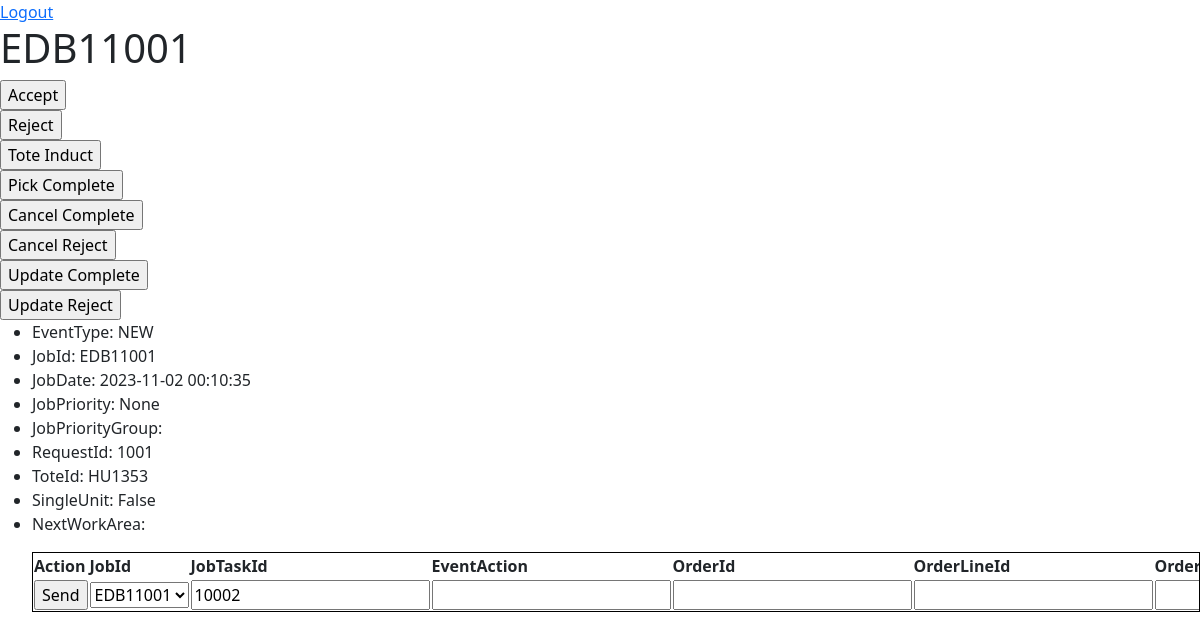
Page /messagelocus/EDB11001/ (signed in) on the committed database.
### messagelocus/models.py (models this page shows, shortened)
class OrderJobData(models.Model):
	EventType = models.CharField(max_length=50)
	JobId = models.CharField(max_length=50)
	JobDate = models.CharField(max_length=25)
	JobPriority = models.IntegerField(blank=True,null=True)
	JobPriorityGroup = models.CharField(max_length=50,blank=True,null=True)
	RequestId = models.CharField(max_length=50)
	ToteId = models.CharField(max_length=50)
	SingleUnit = models.BooleanField(default=False,null=True)
	NextWorkArea = models.CharField(max_length=50, blank=True, null=True)
	def __str__(self):
		return self.JobId
	def get_data(self):
		return({'id': self.id,
				'EventType': self.EventType,
				'JobId': self.JobId,
				'JobDate': self.JobDate,
				'JobPriority': self.JobPriority,
				'JobPriorityGroup': self.JobPriorityGroup,
				'RequestId': self.RequestId,
				'ToteId': self.ToteId,
				'SingleUnit': self.SingleUnit,
				'NextWorkArea': self.NextWorkArea,
			   })

### messagelocus/views.py (the view)
# urls.py: path("<JobId>/", views.jobview, name='jobview'),
@login_required
def jobview(request, JobId):
	TaskDataFormSet = formset_factory(TaskDataForm, extra=0)
	job_data, job_type = get_job(JobId=JobId)
	tasks = OrderTaskData.objects.filter(JobId_id=job_data['id']).order_by('JobTaskId')[:]
	if not tasks.exists():
		tasks = PutawayTaskData.objects.filter(JobId_id=job_data['id']).order_by('JobTaskId')[:]
	del job_data['id'] # dont want to pass this to the html template
	task_data = []
	task_header = []
	for task in tasks:
		task_data.append(task.get_data())
	for item in task_data:
		for key, value in item.items():
			task_header.append(key)
		break
	formset = TaskDataFormSet(initial=task_data)
	for form in formset:
		for field in form:
			task_header.append(field.label)
	task_header = list(dict.fromkeys(task_header))
	return render(request, "messagelocus/jobview.html", {'JobId': JobId,
														 'job_data': job_data,
														 'task_data': task_data,
														 'task_header': task_header,
														 'formset': formset,
														 })

### messagelocus/views.py (called while the page is built)
def get_job(JobId):
	try:
		job = OrderJobData.objects.filter(JobId=JobId)[0]
		job_type = 'OrderJob'
	except IndexError:
		job = get_object_or_404(PutawayJobData, JobId=JobId)
		job_type = 'PutawayJob'
	job_data = job.get_data()
	return job_data, job_type

### messagelocus/templates/messagelocus/jobview.html (shortened to what this page needs)
{% extends 'messagelocus/base.html' %}
{% block content %}
	<h1>{{ JobId }}</h1>
	<span>
		<form action='accept/' method='post'>
			<input type='submit' value='Accept'>
		</form>
		<form action='reject/' method='post'>
			<input type='submit' value='Reject'>
		</form>
		<form action='toteinduct/' method='post'>
			<input type='submit' value='Tote Induct'>
		</form>
		<form action='pickcomplete/' method='post'>
			<input type='submit' value='Pick Complete'>
		</form>
		<form action='cancelcomplete/' method='post'>
			<input type='submit' value='Cancel Complete'>
		</form>
		<form action='cancelreject/' method='post'>
			<input type='submit' value='Cancel Reject'>
		</form>
		<form action='updatecomplete/' method='post'>
			<input type='submit' value='Update Complete'>
		</form>
		<form action='updatereject/' method='post'>
			<input type='submit' value='Update Reject'>
		</form>
	</span>
	<ul>
	{% for key, value in job_data.items %}
	    <li>{{ key }}: {{ value }}</li>
	{% endfor %}
	</ul>
	<ul>
	<table>
		<thead>
			<tr>
				<th>Action</th>
				{% for label in task_header %}
					<th>{{ label }}</th>
				{% endfor %}
			</tr>
		</thead>
		<tbody>
		{% for form in formset %}
			<tr>
				<form method="post" action='task/'>
					<td><input type='submit' value='Send'></td>
		    		{% for field in form %}
		        		<td>{{ field }}</td>
		    		{% endfor %}
		    </form>
			</tr>
		{% endfor %}
		</tbody>
	</table>
	</ul>
{% endblock %}

### messagelocus/templates/messagelocus/base.html (shortened to what this page needs)
{% load static i18n %}
<!DOCTYPE html>
{% get_current_language as language_code %}
<html lang="{{ language_code }}">
<head>
  <link href="{% static 'css/main.css' %}" rel="stylesheet" type="text/css" />
  <link href="{% static 'css/bootstrap.min.css' %}" rel="stylesheet" type="text/css" />
</head>
<body id="id-body" class="{{theme}}">
  {% if user.is_authenticated %}
    <a href='/messagelocus/logout/'>Logout</a>
  {% endif %}
  <div>
    {% block content %}{% endblock %}
  </div>
</body>
</html>

### static/css/main.css (style rules this page uses)
table { display: block; width: 100%; border: 1px solid #000; min-width: 800px; overflow-x: auto; }

### rows in the picture
OrderJobData: JobId "EDB11001", job_data "NEW" "EDB11001" "2023-11-02 00:10:35" "1001" "HU1353"

### other values in the picture
{{ key }} "EventType" "JobId" "JobDate" "JobPriority" "JobPriorityGroup" "RequestId" "ToteId" "SingleUnit" "NextWorkArea"
{{ value }} "None" "False"
{{ label }} "JobId" "JobTaskId" "EventAction" "OrderId" "OrderLineId"
